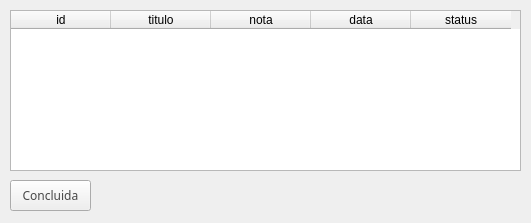
<?xml version="1.0" encoding="UTF-8"?>
<ui version="4.0">
 <class>MainWindow</class>
 <widget class="QMainWindow" name="MainWindow">
  <property name="geometry">
   <rect>
    <x>0</x>
    <y>0</y>
    <width>531</width>
    <height>223</height>
   </rect>
  </property>
  <property name="windowTitle">
   <string>MainWindow</string>
  </property>
  <widget class="QWidget" name="centralwidget">
   <widget class="QTableWidget" name="dgvDadosTodos">
    <property name="geometry">
     <rect>
      <x>10</x>
      <y>10</y>
      <width>511</width>
      <height>161</height>
     </rect>
    </property>
    <property name="frameShadow">
     <enum>QFrame::Raised</enum>
    </property>
    <property name="alternatingRowColors">
     <bool>true</bool>
    </property>
    <property name="selectionBehavior">
     <enum>QAbstractItemView::SelectRows</enum>
    </property>
    <column>
     <property name="text">
      <string>id</string>
     </property>
    </column>
    <column>
     <property name="text">
      <string>titulo</string>
     </property>
    </column>
    <column>
     <property name="text">
      <string>nota</string>
     </property>
    </column>
    <column>
     <property name="text">
      <string>data</string>
     </property>
    </column>
    <column>
     <property name="text">
      <string>status</string>
     </property>
    </column>
   </widget>
   <widget class="QPushButton" name="btnNovo">
    <property name="geometry">
     <rect>
      <x>10</x>
      <y>180</y>
      <width>81</width>
      <height>31</height>
     </rect>
    </property>
    <property name="font">
     <font>
      <family>sans-serif</family>
     </font>
    </property>
    <property name="styleSheet">
     <string notr="true">#btnNovo{
color:#484848;
font-family:sans-serif;
}</string>
    </property>
    <property name="text">
     <string>Concluida</string>
    </property>
   </widget>
  </widget>
 </widget>
 <resources/>
 <connections/>
</ui>
